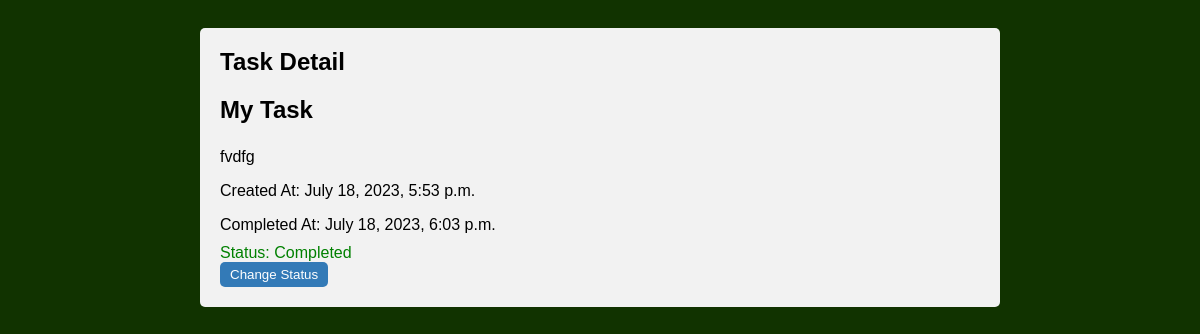
The app's page /task/4/ with its own data.
### todoapp/models.py (models this page shows, shortened)
class Task(models.Model):
    title = models.CharField(max_length=200)
    description = models.TextField()
    completed = models.BooleanField(default=False)
    created_at = models.DateTimeField(auto_now_add=True)
    completed_at = models.DateTimeField(null=True, blank=True)
    deadline = models.DateField(blank=True, null=True)

### todoapp/views.py (the view)
# urls.py: path('task/<int:pk>/', TaskDetailView.as_view(), name='task_detail'),
class TaskDetailView(DetailView):
    model = Task
    template_name = 'task_detail.html'
    context_object_name = 'task'

### todoapp/templates/task_detail.html (shortened to what this page needs)
{% extends 'base.html' %}
{% load static %}
{% block content %}
    <div class="task-detail">
        <h2>Task Detail</h2>
        <h3>{{ task.title }}</h3>
        <p>{{ task.description }}</p>
        <p>Created At: {{ task.created_at }}</p>
        {% if task.completed %} <p>Completed At: {{ task.completed_at }} </p>{% endif %}
        <div class="task-status">
            {% if task.completed %}
                <span class="completed">Status: Completed</span>
            {% else %}
                <span class="not-completed">Status: Not Completed</span>
            {% endif %}
                <form action="{% url 'complete_task' task.id %}" method="post">
                    <button class='toggle-completion' type="submit">Change Status</button>
                </form>
        </div>
    </div>
    <link rel="stylesheet" type="text/css" href="{% static 'detail.css' %}">
{% endblock %}

### todoapp/static/detail.css (style rules this page uses)
.task-detail { background-color: #f2f2f2; padding: 20px; border-radius: 5px; margin-bottom: 20px; }
.task-detail h2 { margin-top: 0; }
.task-detail h3 { font-size: 24px; margin-top: 10px; }
.task-detail p { font-size: 16px; margin-bottom: 10px; }
.task-status { margin-top: 10px; }
.completed { color: green; }
.toggle-completion { padding: 5px 10px; background-color: #337ab7; color: #fff; border: none; border-radius: 5px; cursor: pointer; }

### todoapp/templates/base.html (style rules this page uses)
body { font-family: Arial, sans-serif; background-color: ; background-color: #113300; }

### records on screen
Task: title "My Task", description "fvdfg", created_at "July 18, 2023, 5:53 p.m.", completed_at "July 18, 2023, 6:03 p.m."
